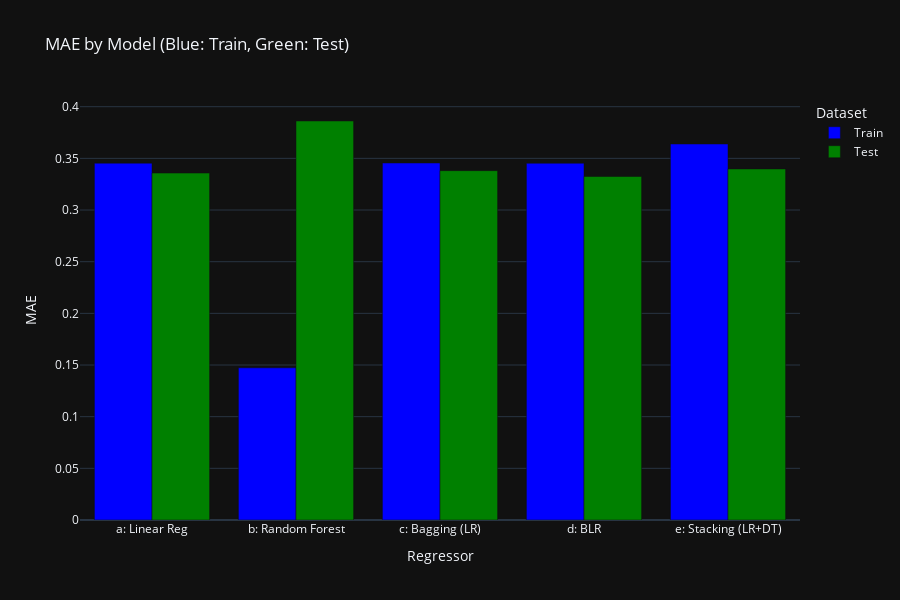

This figure's notebook cell:
### Markdown cell above
# Question 11

### Code cell
def q11(x_train: np.ndarray, y_train: np.ndarray, x_test: np.ndarray,
        y_test: np.ndarray) -> LinearRegression | RandomForestRegressor | BaggingRegressor | BayesianRidge | StackingRegressor:
    seed = 0
    models_dict = {
        'a: Linear Reg': LinearRegression(),
        'b: Random Forest': RandomForestRegressor(n_estimators=100, random_state=seed),
        'c: Bagging (LR)': BaggingRegressor(estimator=LinearRegression(), n_estimators=10, random_state=seed),
        'd: BLR': BayesianRidge(),
        'e: Stacking (LR+DT)': StackingRegressor(
            estimators=[('lr', LinearRegression()), ('dt', DecisionTreeRegressor())],
            final_estimator=LinearRegression()
        )
    }

    results = []

    min_mae_model = None
    min = 0
    for name, model in models_dict.items():
        model.fit(x_train, y_train)

        mae_train = mean_absolute_error(y_train, model.predict(x_train))
        mae_test = mean_absolute_error(y_test, model.predict(x_test))
        if min_mae_model is None or mae_test < min:
            min_mae_model = model
            min = mae_test

        results.append({'Model': name, 'MAE': mae_train, 'Dataset': 'Train'})
        results.append({'Model': name, 'MAE': mae_test, 'Dataset': 'Test'})

    df_results = pd.DataFrame(results)

    fig = px.bar(
        df_results,
        x='Model',
        y='MAE',
        color='Dataset',
        barmode='group',
        color_discrete_map={'Train': 'blue', 'Test': 'green'},
        title='MAE by Model (Blue: Train, Green: Test)',
        labels={'MAE': 'Mean Absolute Error', 'Model': 'Regressor'},
        height=600
    )

    fig.update_layout(
        xaxis_title="Regressor",
        yaxis_title="MAE",
        legend_title="Dataset",
    )

    fig.show()

    return min_mae_model


q11(x_train=x_train, y_train=y_train, x_test=x_test, y_test=y_test)

### Figure 1 — Plotly figure (JSON) as saved in the notebook; plotly's stock layout.template omitted (floating-point values rounded to 4 significant figures)
{"data": [{"alignmentgroup": "True", "hovertemplate": "Dataset=Train<br>Regressor=%{x}<br>Mean Absolute Error=%{y}<extra></extra>", "legendgroup": "Train", "marker": {"color": "blue", "pattern": {"shape": ""}}, "name": "Train", "offsetgroup": "Train", "orientation": "v", "showlegend": true, "textposition": "auto", "x": ["a: Linear Reg", "b: Random Forest", "c: Bagging (LR)", "d: BLR", "e: Stacking (LR+DT)"], "xaxis": "x", "y": [0.3454, 0.1473, 0.3455, 0.3453, 0.3639], "yaxis": "y", "type": "bar"}, {"alignmentgroup": "True", "hovertemplate": "Dataset=Test<br>Regressor=%{x}<br>Mean Absolute Error=%{y}<extra></extra>", "legendgroup": "Test", "marker": {"color": "green", "pattern": {"shape": ""}}, "name": "Test", "offsetgroup": "Test", "orientation": "v", "showlegend": true, "textposition": "auto", "x": ["a: Linear Reg", "b: Random Forest", "c: Bagging (LR)", "d: BLR", "e: Stacking (LR+DT)"], "xaxis": "x", "y": [0.3358, 0.3862, 0.3381, 0.3325, 0.3398], "yaxis": "y", "type": "bar"}], "layout": {"xaxis": {"anchor": "y", "domain": [0.0, 1.0], "title": {"text": "Regressor"}}, "yaxis": {"anchor": "x", "domain": [0.0, 1.0], "title": {"text": "MAE"}}, "legend": {"title": {"text": "Dataset"}, "tracegroupgap": 0}, "title": {"text": "MAE by Model (Blue: Train, Green: Test)"}, "barmode": "group", "height": 600}}
